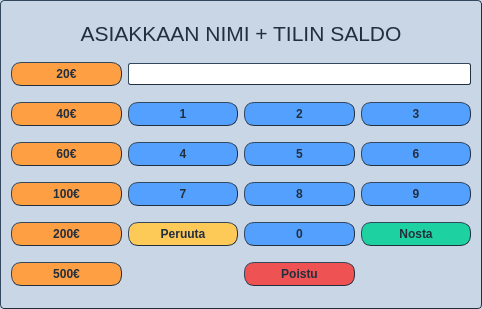
<?xml version="1.0" encoding="UTF-8"?>
<ui version="4.0">
 <class>NostaWindow</class>
 <widget class="QDialog" name="NostaWindow">
  <property name="geometry">
   <rect>
    <x>0</x>
    <y>0</y>
    <width>482</width>
    <height>309</height>
   </rect>
  </property>
  <property name="sizePolicy">
   <sizepolicy hsizetype="Fixed" vsizetype="Fixed">
    <horstretch>0</horstretch>
    <verstretch>0</verstretch>
   </sizepolicy>
  </property>
  <property name="minimumSize">
   <size>
    <width>482</width>
    <height>309</height>
   </size>
  </property>
  <property name="maximumSize">
   <size>
    <width>482</width>
    <height>309</height>
   </size>
  </property>
  <property name="windowTitle">
   <string>Dialog</string>
  </property>
  <property name="windowIcon">
   <iconset>
    <normaloff>:/images/piggy-bank.png</normaloff>:/images/piggy-bank.png</iconset>
  </property>
  <property name="styleSheet">
   <string notr="true">QDialog {
background-color: rgb(200, 214, 229);
color: rgb(34, 47, 62);
border-style: outset;
border-top-width: 1px;
border-left-width: 1px;
border-right-width: 1px;
border-bottom-width: 1px;
border-radius: 4px;
border-color: #222f3e;
}</string>
  </property>
  <layout class="QGridLayout" name="gridLayout">
   <item row="3" column="3">
    <widget class="QPushButton" name="pushButton_5">
     <property name="styleSheet">
      <string notr="true">QPushButton {
color: rgb(34, 47, 62);
font-family: &quot;Segoe UI&quot;;
font: bold;
background-color: rgb(84, 160, 255);
border-style: outset;
border-width: 1px;
border-radius: 10px;
border-color: #222f3e;
padding: 4px;
}
QPushButton:hover{
background-color: rgba(84, 160, 255,150);
border-style: inset;
}
QPushButton:pressed{
background-color: rgba(84, 160, 255,70);
border-style: inset;
}</string>
     </property>
     <property name="text">
      <string>5</string>
     </property>
    </widget>
   </item>
   <item row="4" column="4">
    <widget class="QPushButton" name="pushButton_9">
     <property name="styleSheet">
      <string notr="true">QPushButton {
color: rgb(34, 47, 62);
font-family: &quot;Segoe UI&quot;;
font: bold;
background-color: rgb(84, 160, 255);
border-style: outset;
border-width: 1px;
border-radius: 10px;
border-color: #222f3e;
padding: 4px;
}
QPushButton:hover{
background-color: rgba(84, 160, 255,150);
border-style: inset;
}
QPushButton:pressed{
background-color: rgba(84, 160, 255,70);
border-style: inset;
}</string>
     </property>
     <property name="text">
      <string>9</string>
     </property>
    </widget>
   </item>
   <item row="6" column="3">
    <widget class="QPushButton" name="PoistuButton">
     <property name="styleSheet">
      <string notr="true">QPushButton {
color: rgb(34, 47, 62);
font: bold;
font-family: &quot;Segoe UI&quot;;
background-color: rgb(238, 82, 83);
border-style: outset;
border-width: 1px;
border-radius: 10px;
border-color: #222f3e;
padding: 4px;
}
QPushButton:hover{
background-color: rgba(238, 82, 83,190);
border-style: inset;
}
QPushButton:pressed{
background-color: rgba(238, 82, 83,70);
border-style: inset;
}</string>
     </property>
     <property name="text">
      <string>Poistu</string>
     </property>
    </widget>
   </item>
   <item row="5" column="2">
    <widget class="QPushButton" name="peruutaBtn">
     <property name="styleSheet">
      <string notr="true">QPushButton {
color: rgb(34, 47, 62);
font-family: &quot;Segoe UI&quot;;
font: bold;
background-color: rgb(254, 202, 87);
border-style: outset;
border-width: 1px;
border-radius: 10px;
border-color: #222f3e;
padding: 4px;
}
QPushButton:hover{
background-color: rgba(254, 202, 87,150);
border-style: inset;
}
QPushButton:pressed{
background-color: rgba(254, 202, 87,70);
border-style: inset;
}</string>
     </property>
     <property name="text">
      <string>Peruuta</string>
     </property>
    </widget>
   </item>
   <item row="3" column="1">
    <widget class="QPushButton" name="Nosta60Btn">
     <property name="styleSheet">
      <string notr="true">QPushButton {
color: rgb(34, 47, 62);
font-family: &quot;Segoe UI&quot;;
font: bold;
background-color: rgb(255, 159, 67);
border-style: outset;
border-width: 1px;
border-radius: 10px;
border-color: #222f3e;
padding: 4px;
}
QPushButton:hover{
background-color: rgba(255, 159, 67,150);
border-style: inset;
}
QPushButton:pressed{
background-color: rgba(255, 159, 67,70);
border-style: inset;
}</string>
     </property>
     <property name="text">
      <string>60€</string>
     </property>
    </widget>
   </item>
   <item row="6" column="1">
    <widget class="QPushButton" name="Nosta500Btn">
     <property name="styleSheet">
      <string notr="true">QPushButton {
color: rgb(34, 47, 62);
font-family: &quot;Segoe UI&quot;;
font: bold;
background-color: rgb(255, 159, 67);
border-style: outset;
border-width: 1px;
border-radius: 10px;
border-color: #222f3e;
padding: 4px;
}
QPushButton:hover{
background-color: rgba(255, 159, 67,150);
border-style: inset;
}
QPushButton:pressed{
background-color: rgba(255, 159, 67,70);
border-style: inset;
}</string>
     </property>
     <property name="text">
      <string>500€</string>
     </property>
    </widget>
   </item>
   <item row="1" column="2" colspan="3">
    <widget class="QLineEdit" name="NostaLe">
     <property name="styleSheet">
      <string notr="true">QLineEdit{
color: rgb(34, 47, 62);
font-family: &quot;Segoe UI&quot;;
border-style: outset;
border-width: 1px;
border-radius: 2px;
border-color: #222f3e;
padding: 2px;
}</string>
     </property>
    </widget>
   </item>
   <item row="4" column="2">
    <widget class="QPushButton" name="pushButton_7">
     <property name="styleSheet">
      <string notr="true">QPushButton {
color: rgb(34, 47, 62);
font-family: &quot;Segoe UI&quot;;
font: bold;
background-color: rgb(84, 160, 255);
border-style: outset;
border-width: 1px;
border-radius: 10px;
border-color: #222f3e;
padding: 4px;
}
QPushButton:hover{
background-color: rgba(84, 160, 255,150);
border-style: inset;
}
QPushButton:pressed{
background-color: rgba(84, 160, 255,70);
border-style: inset;
}</string>
     </property>
     <property name="text">
      <string>7</string>
     </property>
    </widget>
   </item>
   <item row="2" column="1">
    <widget class="QPushButton" name="Nosta40Btn">
     <property name="styleSheet">
      <string notr="true">QPushButton {
color: rgb(34, 47, 62);
font-family: &quot;Segoe UI&quot;;
font: bold;
background-color: rgb(255, 159, 67);
border-style: outset;
border-width: 1px;
border-radius: 10px;
border-color: #222f3e;
padding: 4px;
}
QPushButton:hover{
background-color: rgba(255, 159, 67,150);
border-style: inset;
}
QPushButton:pressed{
background-color: rgba(255, 159, 67,70);
border-style: inset;
}</string>
     </property>
     <property name="text">
      <string>40€</string>
     </property>
    </widget>
   </item>
   <item row="2" column="4">
    <widget class="QPushButton" name="pushButton_3">
     <property name="styleSheet">
      <string notr="true">QPushButton {
color: rgb(34, 47, 62);
font-family: &quot;Segoe UI&quot;;
font: bold;
background-color: rgb(84, 160, 255);
border-style: outset;
border-width: 1px;
border-radius: 10px;
border-color: #222f3e;
padding: 4px;
}
QPushButton:hover{
background-color: rgba(84, 160, 255,150);
border-style: inset;
}
QPushButton:pressed{
background-color: rgba(84, 160, 255,70);
border-style: inset;
}QPushButton {
color: rgb(34, 47, 62);
font-family: &quot;Segoe UI&quot;;
background-color: rgb(84, 160, 255);
border-style: outset;
border-width: 1px;
border-radius: 10px;
border-color: #222f3e;
padding: 4px;
}
QPushButton:hover{
background-color: rgba(84, 160, 255,150);
border-style: inset;
}
QPushButton:pressed{
background-color: rgba(84, 160, 255,70);
border-style: inset;
}</string>
     </property>
     <property name="text">
      <string>3</string>
     </property>
    </widget>
   </item>
   <item row="4" column="3">
    <widget class="QPushButton" name="pushButton_8">
     <property name="styleSheet">
      <string notr="true">QPushButton {
color: rgb(34, 47, 62);
font-family: &quot;Segoe UI&quot;;
font: bold;
background-color: rgb(84, 160, 255);
border-style: outset;
border-width: 1px;
border-radius: 10px;
border-color: #222f3e;
padding: 4px;
}
QPushButton:hover{
background-color: rgba(84, 160, 255,150);
border-style: inset;
}
QPushButton:pressed{
background-color: rgba(84, 160, 255,70);
border-style: inset;
}</string>
     </property>
     <property name="text">
      <string>8</string>
     </property>
    </widget>
   </item>
   <item row="5" column="4">
    <widget class="QPushButton" name="VahvitaNostoBtn">
     <property name="styleSheet">
      <string notr="true">QPushButton {
color: rgb(34, 47, 62);
font-family: &quot;Segoe UI&quot;;
font: bold;
background-color: rgb(29, 209, 161);
border-style: outset;
border-width: 1px;
border-radius: 10px;
border-color: #222f3e;
padding: 4px;
}
QPushButton:hover{
background-color: rgba(29, 209, 161,150);
border-style: inset;
}
QPushButton:pressed{
background-color: rgba(29, 209, 161,70);
border-style: inset;
}</string>
     </property>
     <property name="text">
      <string>Nosta</string>
     </property>
    </widget>
   </item>
   <item row="4" column="1">
    <widget class="QPushButton" name="Nosta100Btn">
     <property name="styleSheet">
      <string notr="true">QPushButton {
color: rgb(34, 47, 62);
font-family: &quot;Segoe UI&quot;;
font: bold;
background-color: rgb(255, 159, 67);
border-style: outset;
border-width: 1px;
border-radius: 10px;
border-color: #222f3e;
padding: 4px;
}
QPushButton:hover{
background-color: rgba(255, 159, 67,150);
border-style: inset;
}
QPushButton:pressed{
background-color: rgba(255, 159, 67,70);
border-style: inset;
}</string>
     </property>
     <property name="text">
      <string>100€</string>
     </property>
    </widget>
   </item>
   <item row="2" column="3">
    <widget class="QPushButton" name="pushButton_2">
     <property name="styleSheet">
      <string notr="true">QPushButton {
color: rgb(34, 47, 62);
font-family: &quot;Segoe UI&quot;;
font: bold;
background-color: rgb(84, 160, 255);
border-style: outset;
border-width: 1px;
border-radius: 10px;
border-color: #222f3e;
padding: 4px;
}
QPushButton:hover{
background-color: rgba(84, 160, 255,150);
border-style: inset;
}
QPushButton:pressed{
background-color: rgba(84, 160, 255,70);
border-style: inset;
}</string>
     </property>
     <property name="text">
      <string>2</string>
     </property>
    </widget>
   </item>
   <item row="5" column="3">
    <widget class="QPushButton" name="pushButton_0">
     <property name="styleSheet">
      <string notr="true">QPushButton {
color: rgb(34, 47, 62);
font-family: &quot;Segoe UI&quot;;
font: bold;
background-color: rgb(84, 160, 255);
border-style: outset;
border-width: 1px;
border-radius: 10px;
border-color: #222f3e;
padding: 4px;
}
QPushButton:hover{
background-color: rgba(84, 160, 255,150);
border-style: inset;
}
QPushButton:pressed{
background-color: rgba(84, 160, 255,70);
border-style: inset;
}</string>
     </property>
     <property name="text">
      <string>0</string>
     </property>
    </widget>
   </item>
   <item row="1" column="1">
    <widget class="QPushButton" name="Nosta20Btn">
     <property name="styleSheet">
      <string notr="true">QPushButton {
color: rgb(34, 47, 62);
font-family: &quot;Segoe UI&quot;;
font: bold;
background-color: rgb(255, 159, 67);
border-style: outset;
border-width: 1px;
border-radius: 10px;
border-color: #222f3e;
padding: 4px;
}
QPushButton:hover{
background-color: rgba(255, 159, 67,150);
border-style: inset;
}
QPushButton:pressed{
background-color: rgba(255, 159, 67,70);
border-style: inset;
}</string>
     </property>
     <property name="text">
      <string>20€</string>
     </property>
    </widget>
   </item>
   <item row="3" column="2">
    <widget class="QPushButton" name="pushButton_4">
     <property name="styleSheet">
      <string notr="true">QPushButton {
color: rgb(34, 47, 62);
font-family: &quot;Segoe UI&quot;;
font: bold;
background-color: rgb(84, 160, 255);
border-style: outset;
border-width: 1px;
border-radius: 10px;
border-color: #222f3e;
padding: 4px;
}
QPushButton:hover{
background-color: rgba(84, 160, 255,150);
border-style: inset;
}
QPushButton:pressed{
background-color: rgba(84, 160, 255,70);
border-style: inset;
}</string>
     </property>
     <property name="text">
      <string>4</string>
     </property>
    </widget>
   </item>
   <item row="3" column="4">
    <widget class="QPushButton" name="pushButton_6">
     <property name="styleSheet">
      <string notr="true">QPushButton {
color: rgb(34, 47, 62);
font-family: &quot;Segoe UI&quot;;
font: bold;
background-color: rgb(84, 160, 255);
border-style: outset;
border-width: 1px;
border-radius: 10px;
border-color: #222f3e;
padding: 4px;
}
QPushButton:hover{
background-color: rgba(84, 160, 255,150);
border-style: inset;
}
QPushButton:pressed{
background-color: rgba(84, 160, 255,70);
border-style: inset;
}</string>
     </property>
     <property name="text">
      <string>6</string>
     </property>
    </widget>
   </item>
   <item row="2" column="2">
    <widget class="QPushButton" name="pushButton_1">
     <property name="styleSheet">
      <string notr="true">QPushButton {
color: rgb(34, 47, 62);
font-family: &quot;Segoe UI&quot;;
font: bold;
background-color: rgb(84, 160, 255);
border-style: outset;
border-width: 1px;
border-radius: 10px;
border-color: #222f3e;
padding: 4px;
}
QPushButton:hover{
background-color: rgba(84, 160, 255,150);
border-style: inset;
}
QPushButton:pressed{
background-color: rgba(84, 160, 255,70);
border-style: inset;
}</string>
     </property>
     <property name="text">
      <string>1</string>
     </property>
    </widget>
   </item>
   <item row="5" column="1">
    <widget class="QPushButton" name="Nosta200Btn">
     <property name="styleSheet">
      <string notr="true">QPushButton {
color: rgb(34, 47, 62);
font-family: &quot;Segoe UI&quot;;
font: bold;
background-color: rgb(255, 159, 67);
border-style: outset;
border-width: 1px;
border-radius: 10px;
border-color: #222f3e;
padding: 4px;
}
QPushButton:hover{
background-color: rgba(255, 159, 67,150);
border-style: inset;
}
QPushButton:pressed{
background-color: rgba(255, 159, 67,70);
border-style: inset;
}</string>
     </property>
     <property name="text">
      <string>200€</string>
     </property>
    </widget>
   </item>
   <item row="0" column="1" colspan="4">
    <widget class="QLabel" name="asiakas_label">
     <property name="maximumSize">
      <size>
       <width>16777215</width>
       <height>25</height>
      </size>
     </property>
     <property name="font">
      <font>
       <family>Segoe UI</family>
       <pointsize>16</pointsize>
      </font>
     </property>
     <property name="styleSheet">
      <string notr="true">QLabel{
color: rgb(34, 47, 62);
font-family: &quot;Segoe UI&quot;;
}</string>
     </property>
     <property name="text">
      <string>ASIAKKAAN NIMI + TILIN SALDO</string>
     </property>
     <property name="alignment">
      <set>Qt::AlignCenter</set>
     </property>
     <property name="textInteractionFlags">
      <set>Qt::NoTextInteraction</set>
     </property>
    </widget>
   </item>
  </layout>
 </widget>
 <resources/>
 <connections/>
</ui>
